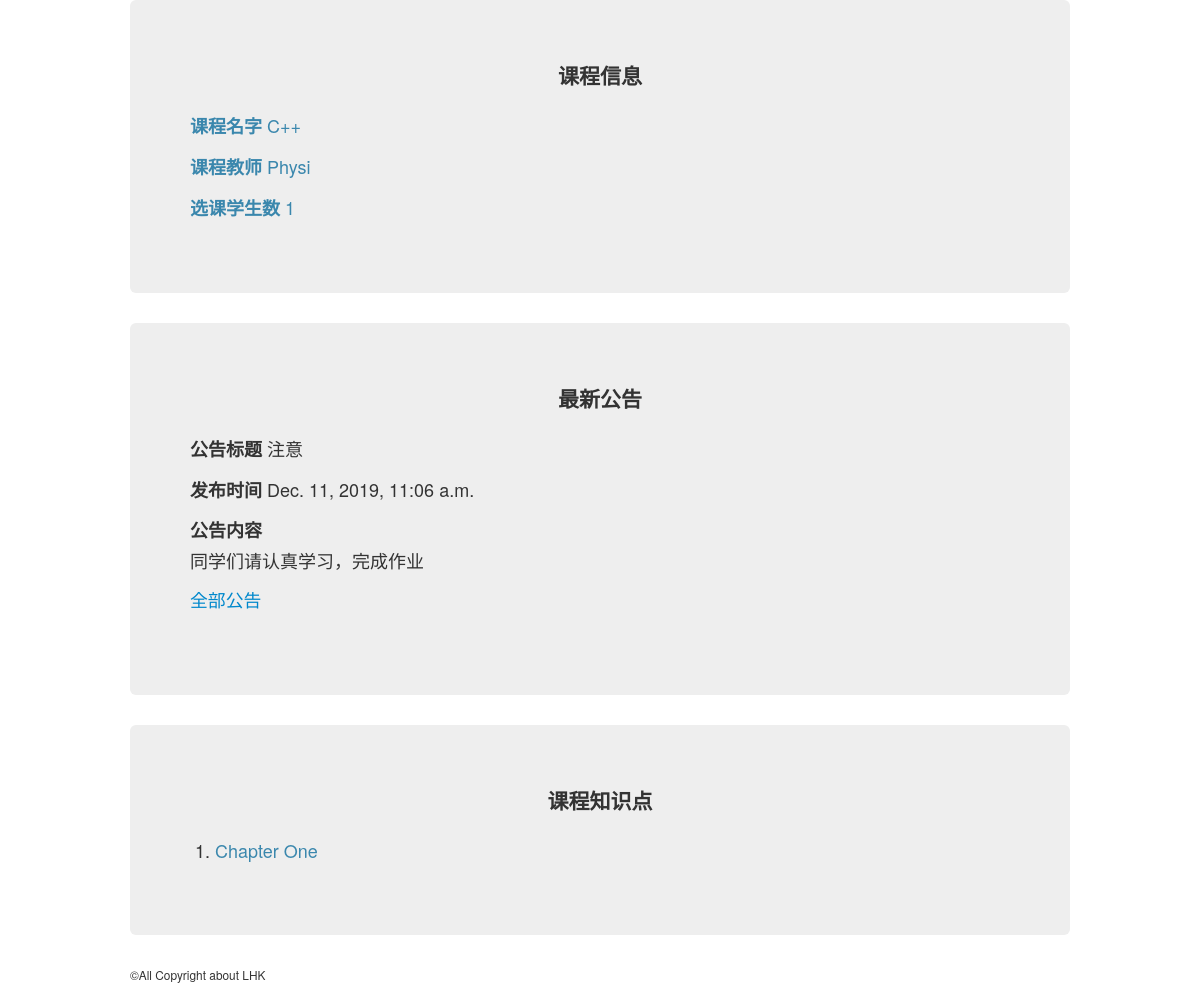
Page /Tapp/course/1/ on the committed database.
### Tapp/models.py (models this page shows, shortened)
class Course(models.Model):
    teacher = models.ForeignKey(Teacher,on_delete=models.CASCADE)
    students = models.ManyToManyField(Student)
    course_name =  models.CharField(max_length=50) # 课程名字
    course_id = models.CharField(max_length=20,unique=True) # 课程id 唯一 用于辨别课程
    course_starttime = models.DateTimeField("start time") # 课程开始时间
    course_endtime = models.DateTimeField("end time") # 课程结束时间
    course_stu_num = models.IntegerField(default=0) # 学生数

class Teacher(models.Model):
    teacher_name = models.CharField(max_length=20) # 教师名字
    teacher_id = models.CharField(max_length=15,unique=True) # 教师ID 唯一
    teacher_pwd = models.CharField(max_length=30) # 教师密码

class Announcement(models.Model): # 公告
    course = models.ForeignKey(Course,on_delete=models.CASCADE) # 绑定课程
    anno_title = models.CharField(max_length=50) # 标题
    anno_content = models.TextField(default="") # 内容
    anno_pubtime = models.DateTimeField() # 发布时间

class Knowledge(models.Model):
    course = models.ForeignKey(Course,on_delete=models.CASCADE)
    knowledge_name = models.CharField(max_length=30)

### Tapp/views.py (the view)
# urls.py: path('course/<int:pk>/',views.courseDetail,name='courseDetail'),
def courseDetail(request,pk): # 课程信息
    try:
        course = Course.objects.get(pk=pk) # 课程
        announcements = course.announcement_set.all() # 所有公告
        if announcements:
            announcement = announcements.reverse()[0]
        else:
            announcement = None
        knowledges = course.knowledge_set.all() # 知识点
        context = {
            "course":course,
            "announcement":announcement,
            "knowledges":knowledges
        }
        return render(request,'Tapp/courseDetail.html',context)
    except Exception:
        return Http404("No such course")

### Tapp/templates/Tapp/courseDetail.html (shortened to what this page needs)
<head>
    {% load static %}
    <link rel="stylesheet" href="{% static 'Tapp/css/bootstrap.css' %}">
</head>
<body>
    <div class="container">
    {% if course %}
    <div class="hero-unit">
        <p class="lead text-center"><strong>课程信息</strong></p>
        <p class="text-info"><strong>课程名字</strong>  {{ course.course_name }}</p>
        <p class="text-info"><strong>课程教师</strong>  {{ course.teacher.teacher_name }}</p>
        <p class="text-info"><strong>选课学生数</strong>  {{ course.course_stu_num }}</p>
    </div>
    <div class="hero-unit">
        {% if announcement %}
        <fieldset>
            <p class="lead text-center"><strong>最新公告</strong></p>
            <p><strong>公告标题</strong> {{ announcement.anno_title }}</p>
            <p><strong>发布时间</strong>   {{ announcement.anno_pubtime }} </p>
            <p><strong>公告内容</strong><br> {{ announcement.anno_content }} </p>
            <p class="lead"><small><a href="{% url 'Tapp:announcements' course.id %}">全部公告</a></small></p>
        </fieldset>
        {% else %}
            <p class="lead"><small>暂无公告</small></p>
        {% endif %}
    </div>
    <div class="hero-unit">
        {% if knowledges %}
            <p class="lead text-center"><strong>课程知识点</strong></p>
            <ol>
                {% for knowledge in knowledges %}
                    <li ><a href=" {% url 'Tapp:knowledgeDetail' knowledge.id %}" class="text-info">{{knowledge.knowledge_name}} </a></li>
                {% endfor %}
            </ol>
        {% else %}
            <p class="lead"><small>暂无知识点</small></p>
        {% endif %}
    </div>
    {% else %}
        <p>无此课程</p>
    {% endif %}
    </div>
</body>
<footer>
    <div class="container">
        <small>&COPY;All Copyright about LHK</small>
    </div>
</footer>

### rows in the picture
Course: course_name "C++", teacher.teacher_name "Physi", course_stu_num "1"
Announcement: anno_title "注意", anno_pubtime "Dec. 11, 2019, 11:06 a.m.", anno_content "同学们请认真学习，完成作业"
Knowledge: knowledge_name "Chapter One"
